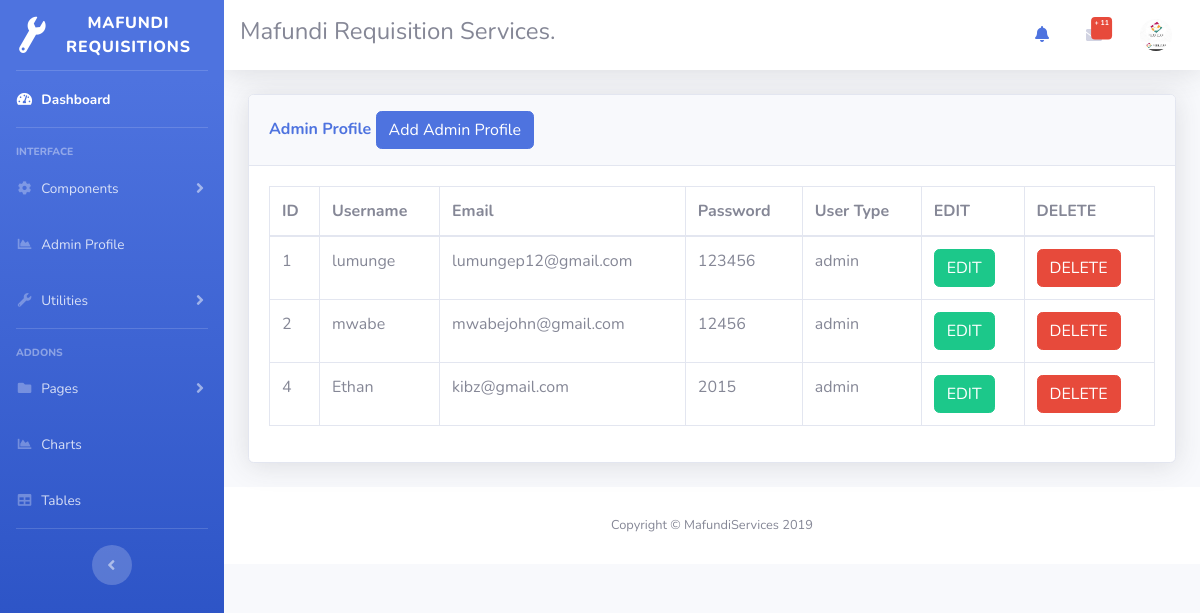
/register.php, run on the app's committed database.
### tables this page shows
CREATE TABLE `register` (
  `id` int(11) NOT NULL,
  `username` varchar(50) NOT NULL,
  `email` varchar(50) NOT NULL,
  `password` varchar(50) NOT NULL,
  `usertype` varchar(20) NOT NULL
);

### register.php (the view, shortened to what this page needs)
<?php
include('includes/header.php');
include('includes/navbar.php');
?>
<div class="container-fluid">
<div class="card shadow mb-4">
<div class="card-header py-3">
<h6 class="m-0 font-weight-bold text-primary">Admin Profile
<button type="button" class="btn btn-primary" data-toggle="modal" data-target="#addadminprofile">
Add Admin Profile
</button>
</h6>
</div>
<div class="card-body">
<div class="table-responsive">
<?php
$conn = mysqli_connect("localhost", "root", "", "admin");
$query = "SELECT * FROM register";
$query_run = mysqli_query($conn, $query);
?>
<table class="table table-bordered" id="dataTable" width="100%" cellspacing="0">
<thead>
<tr>
<th> ID </th>
<th> Username </th>
<th>Email </th>
<th>Password</th>
<th>User Type</th>
<th>EDIT </th>
<th>DELETE </th>
</tr>
</thead>
<tbody>
<?php
if(mysqli_num_rows($query_run) > 0)
{
while($row = mysqli_fetch_assoc($query_run))
{
?>
<tr>
<td><?php echo $row['id']; ?></td>
<td><?php echo $row['username']; ?></td>
<td><?php echo $row['email']; ?></td>
<td><?php echo $row['password']; ?></td>
<td><?php echo $row['usertype']; ?></td>
<td>
<form action="register_edit.php" method="POST">
<button  type="submit" name="edit_btn" class="btn btn-success"> EDIT</button>
</form>
</td>
<td>
<form action="code.php" method="POST">
<button type="submit" name="delete_btn" class="btn btn-danger"> DELETE</button>
</form>
</td>
</tr>
<?php
}
}
else
{
echo "No record was found";
}
?>
</tbody>
</table>
</div>
</div>
</div>
</div>
<?php
include('includes/footer.php');
?>

### data on the page
register: id "1", username "lumunge", email "lumungep12@gmail.com", password "123456", usertype "admin"
register: id "2", username "mwabe", email "mwabejohn@gmail.com", password "12456", usertype "admin"
register: id "4", username "Ethan", email "kibz@gmail.com", password "2015", usertype "admin"

### other printed values
$row "11"
